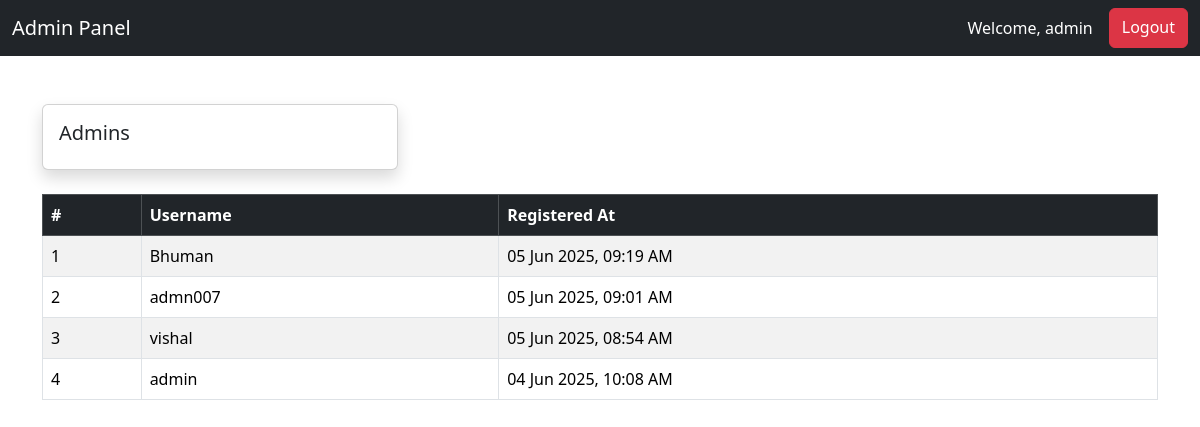
/dashboard.php (signed in), run on the app's committed database.
### tables this page shows
CREATE TABLE `users` (
  `id` int(11) NOT NULL,
  `username` varchar(100) NOT NULL,
  `password` varchar(255) NOT NULL,
  `created_at` timestamp NOT NULL DEFAULT current_timestamp()
);

### dashboard.php (the view, shortened to what this page needs)
<?php
$adminName = $_SESSION['admin_username'];
?>
<?php
require_once '../config/db.php';
$sql = "SELECT id, username, created_at FROM users ORDER BY created_at DESC";
$result = $conn->query($sql);
?>
<!DOCTYPE html>
<html lang="en">
<head>
    <link href="https://cdn.jsdelivr.net/npm/bootstrap@5.3.2/dist/css/bootstrap.min.css" rel="stylesheet">
</head>
<body>
<nav class="navbar navbar-expand-lg navbar-dark bg-dark">
    <div class="container-fluid">
        <a class="navbar-brand" href="#">Admin Panel</a>
        <div class="d-flex">
            <span class="navbar-text text-white me-3">
                Welcome, <?php echo htmlspecialchars($adminName); ?>
            </span>
            <a href="../auth/logout.php" class="btn btn-danger">Logout</a>
        </div>
    </div>
</nav>
<div class="container mt-5">
    <div class="row">
        <div class="col-md-4">
            <div class="card shadow p-3 mb-4">
                <h5> Admins</h5>
            </div>
        </div>
    <div class="table-responsive">
    <table class="table table-bordered table-striped align-middle">
        <thead class="table-dark">
            <tr>
                <th>#</th>
                <th>Username</th>
                <th>Registered At</th>
            </tr>
        </thead>
        <tbody>
            <?php if ($result->num_rows > 0): ?>
                <?php $i = 1; while ($row = $result->fetch_assoc()): ?>
                    <tr>
                        <td><?php echo $i++; ?></td>
                        <td><?php echo htmlspecialchars($row['username']); ?></td>
                        <td><?php echo date("d M Y, h:i A", strtotime($row['created_at'])); ?></td>
                    </tr>
                <?php endwhile; ?>
            <?php else: ?>
                <tr>
                    <td colspan="3" class="text-center">No admins found.</td>
                </tr>
            <?php endif; ?>
        </tbody>
    </table>
</div>
    </div>
</div>
</body>
</html>

### data on the page
users: username "Bhuman", created_at "05 Jun 2025, 09:19 AM"
users: username "admn007", created_at "05 Jun 2025, 09:01 AM"
users: username "vishal", created_at "05 Jun 2025, 08:54 AM"
users: username "admin", created_at "04 Jun 2025, 10:08 AM"

### other printed values
$adminName "admin"
